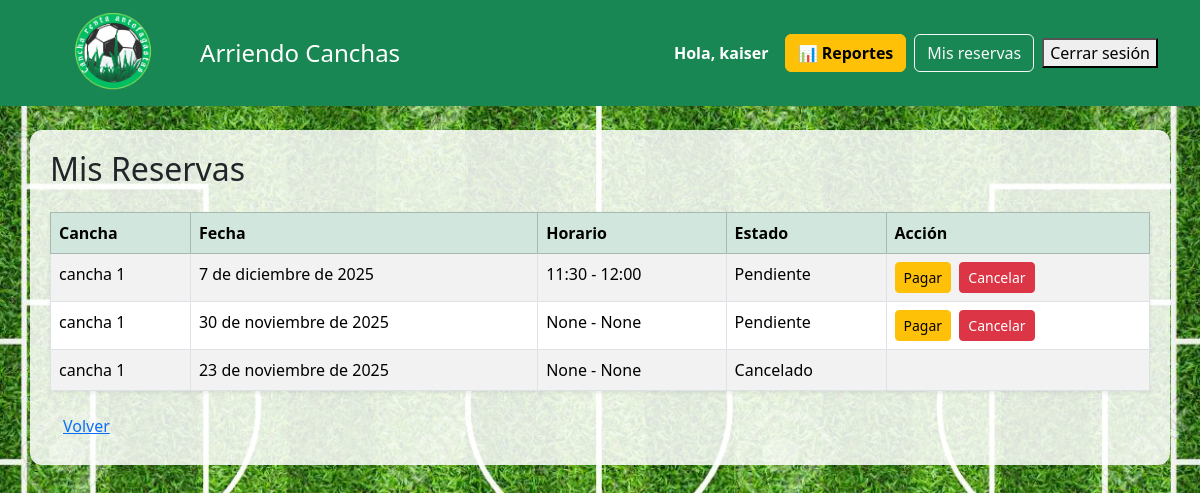
The app's page /mis-reservas/ (signed in) with its own data.
### reservas/models.py (models this page shows, shortened)
class Reserva(models.Model):
    ESTADOS = [
        ("Pendiente", "Pendiente"),
        ("Pagado", "Pagado"),
        ("Cancelado", "Cancelado"),
    ]
    cancha = models.ForeignKey(Cancha, on_delete=models.CASCADE)
    usuario = models.ForeignKey(User, on_delete=models.CASCADE)
    fecha = models.DateField()
    hora_inicio = models.TimeField(null=True, blank=True)
    hora_fin = models.TimeField(null=True, blank=True)
    estado = models.CharField(max_length=20, choices=ESTADOS, default="Pendiente")

class Cancha(models.Model):
    nombre = models.CharField(max_length=100)
    categoria = models.ForeignKey(Categoria, on_delete=models.SET_NULL, null=True, blank=True)
    precio = models.DecimalField(max_digits=8, decimal_places=2)
    disponible = models.BooleanField(default=True)
    imagen = models.ImageField(upload_to="canchas/", blank=True, null=True)

### reservas/views.py (the view)
# urls.py: path("mis-reservas/", views.mis_reservas, name="mis_reservas"),
@login_required
def mis_reservas(request):
    reservas = Reserva.objects.filter(usuario=request.user).order_by("-fecha")
    return render(request, "mis_reservas.html", {"reservas": reservas})

### templates/mis_reservas.html (shortened to what this page needs)
{% extends 'base.html' %}
{% block content %}
<h2 class="mb-4">Mis Reservas</h2>
<table class="table table-bordered table-striped shadow-sm">
  <thead class="table-success">
    <tr>
      <th>Cancha</th>
      <th>Fecha</th>
      <th>Horario</th>
      <th>Estado</th>
      <th>Acción</th>
    </tr>
  </thead>
  <tbody>
    {% for r in reservas %}
    <tr>
      <td>{{ r.cancha.nombre }}</td>
      <td>{{ r.fecha }}</td>
      <td>{{ r.hora_inicio }} - {{ r.hora_fin }}</td>
      <td>{{ r.estado }}</td>
      <td>
        {% if r.estado == "Pendiente" %}
          <a href="{% url 'pago' r.id %}" class="btn btn-warning btn-sm">Pagar</a>
        {% endif %}
        {% if r.estado != "Cancelado" %}
          <a href="{% url 'cancelar' r.id %}" class="btn btn-danger btn-sm ms-1">Cancelar</a>
        {% endif %}
      </td>
    </tr>
    {% empty %}
    <tr>
      <td colspan="5" class="text-center">No tienes reservas.</td>
    </tr>
    {% endfor %}
  </tbody>
</table>
<a href="/" class="btn btn-link">Volver</a>
{% endblock %}

### templates/base.html (shortened to what this page needs)
<!DOCTYPE html>
<html lang="es">
<head>
    <link href="https://cdn.jsdelivr.net/npm/bootstrap@5.3.3/dist/css/bootstrap.min.css" rel="stylesheet">
    {% load static %}
</head>
<body>
    <nav class="navbar navbar-expand-lg navbar-dark bg-success">
        <div class="container">
            <a class="navbar-brand d-flex align-items-center" href="{% url 'home' %}">
                <img src="{% static 'img/logo.png.png' %}" alt="Logo" class="me-3" style="height:80px; width:auto;">
                <span style="font-size: 1.5rem;">Arriendo Canchas</span>
            </a>
            <div class="ms-auto d-flex align-items-center">
                {% if user.is_authenticated %}
                <span class="text-white me-3 fw-bold">
                    Hola, {{ user.username }}
                </span>
                {% if user.is_staff %}
                    <a class="btn btn-warning fw-bold me-2" href="{% url 'dashboard' %}">
                        📊 Reportes
                    </a>
                {% endif %}
                <a class="btn btn-outline-light me-2" href="{% url 'mis_reservas' %}">
                    Mis reservas
                </a>
                <form action="{% url 'logout' %}" method="post">
                <button type="submit">Cerrar sesión</button>
            </form>
                {% endif %}
            </div>
        </div>
    </nav>
    <div class="container mt-4 contenido">
        {% block content %}{% endblock %}
    </div>
</body>
</html>

### records on screen
Reserva: cancha.nombre "cancha 1", fecha "7 de diciembre de 2025", hora_inicio "11:30", hora_fin "12:00", estado "Pendiente", shows "Pagar", shows "Cancelar"
Reserva: cancha.nombre "cancha 1", fecha "30 de noviembre de 2025", hora_inicio "None", hora_fin "None", estado "Pendiente", shows "Pagar", shows "Cancelar"
Reserva: cancha.nombre "cancha 1", fecha "23 de noviembre de 2025", hora_inicio "None", hora_fin "None", estado "Cancelado"

### other values on screen
{{ user.username }} "kaiser"
